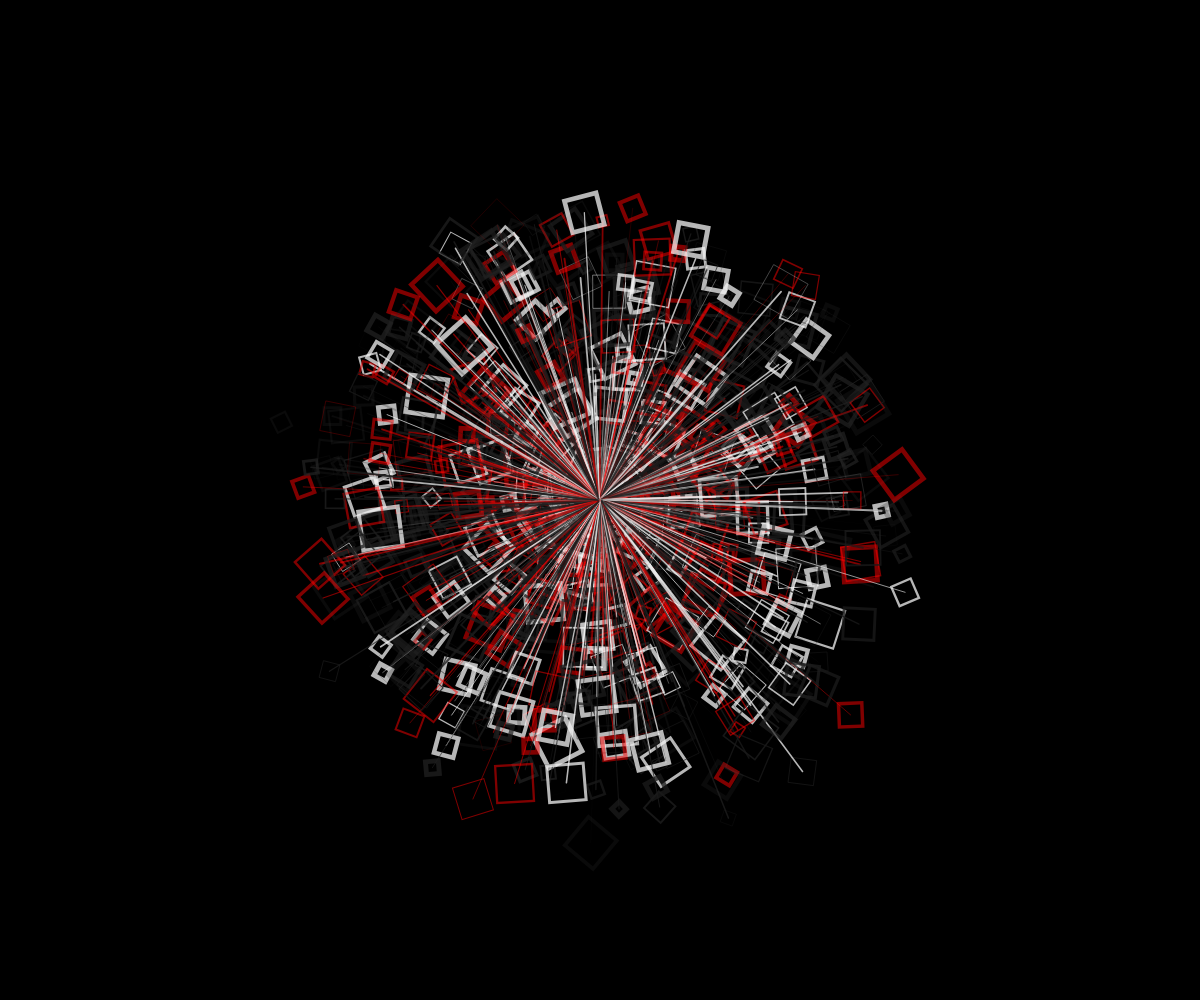
Frame 1 (no input)
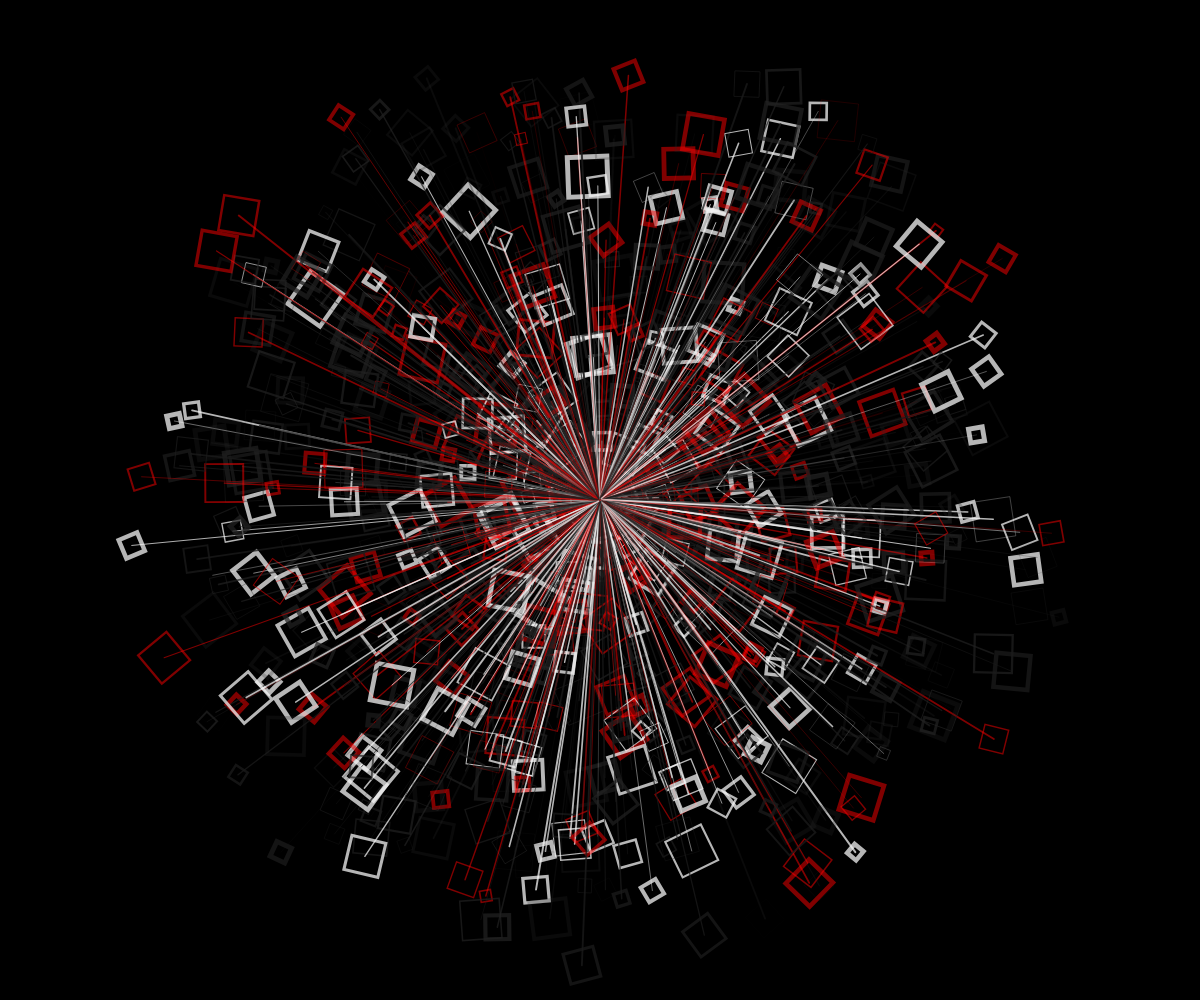
Frame 60 (no input)
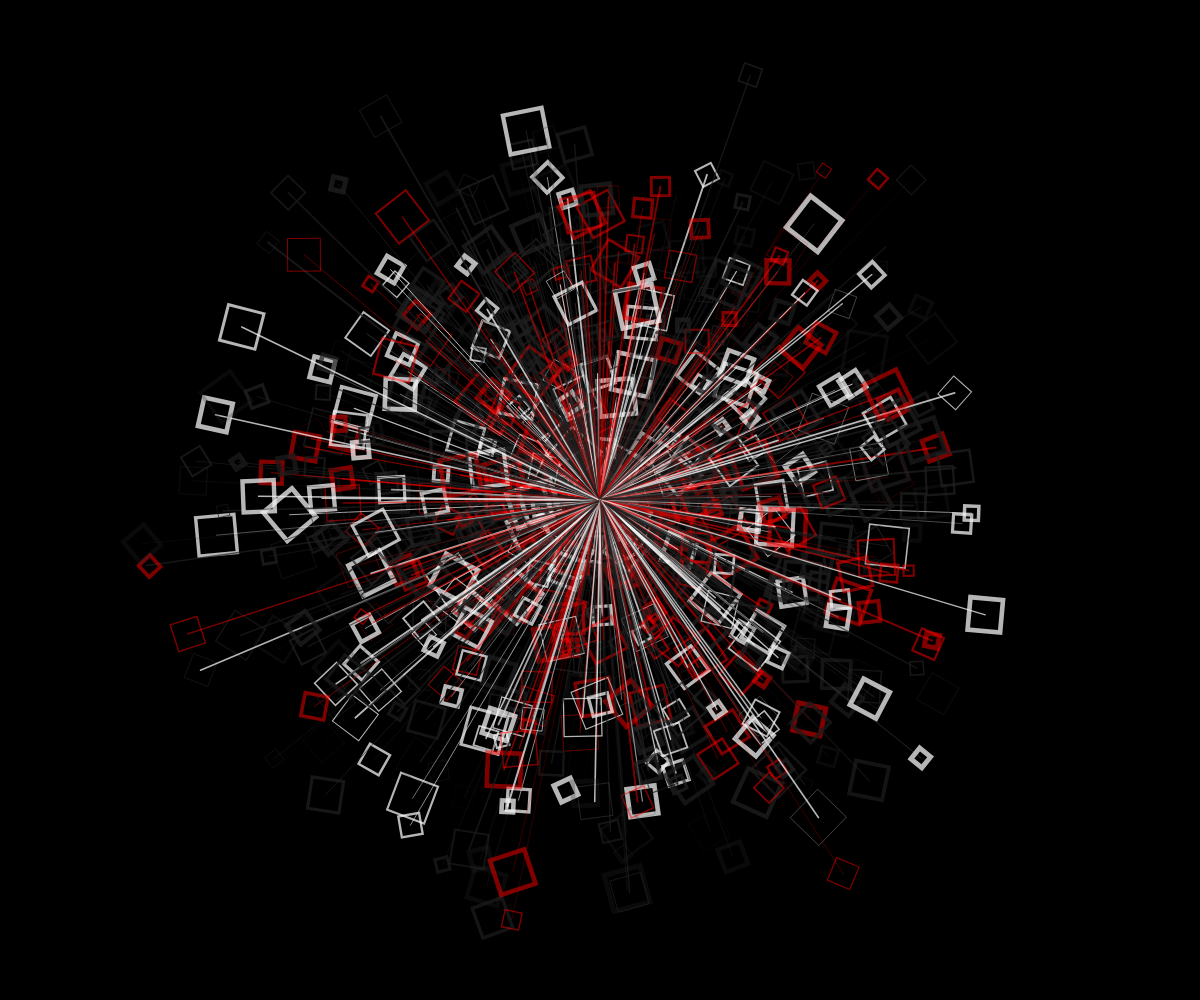
Frame 120 (the mouse pressed at the canvas centre since frame 60)

The p5.js sketch that drew these frames (run headless with seeded random() and noise() and a simulated clock; from frame 60 on, the mouse is pressed at the canvas centre):

// p5.js sketch
// ── sketch.js
let slider;
let phase = 0.5;
let zoff = 2;
let angle =0;
var seed = Math.random() * 500;
let colors = "1b1b1bBF-29292940-f3f3f3BF-222222b3-ff000080".split("-").map((a) => "#" + a);
let colorbg = "fbf8ef".split("-").map((a) => "#" + a);
let colorbg2 = "fbf8ef03".split("-").map((a) => "#" + a);
var color1, color2;
var mySize;

function setup() {

	randomSeed(seed);
  createCanvas(windowWidth, windowHeight);
	mySize = min(windowWidth, windowHeight);
  background(colorbg);
  slider = random(0.5, 2.5);
	color1 = random([colors]);
	color2 = random([colors]);
}

function draw() {
	randomSeed(seed);
  background(0);
  translate(width / 2, height / 2);
  let gap = 0.01;
  for (var i = 1; i < 100; i++) {
    let noiseMax = slider; 
    for (var a = 0; a < random(0,PI); a += 0.05) {
			noFill();
      stroke(random(color1));
      rotate(random(HALF_PI)+angle);
      let xoff = map(cos(a + phase), -1, 2, 0, noiseMax);
      let yoff = map(sin(a + phase / 2), -1, 6, 0, noiseMax);
      let r = map(noise(xoff, yoff, zoff), 0, 1.5,100, mySize*1) * i * gap;
      let x = r * cos(a);
      let y = r * sin(a);
			strokeWeight(random(5));
			rectMode(CENTER);
      rect(x, y,random(10,40));
			strokeWeight(random(2));
			line(2,0,x,y);
    }
     slider += 0.002;
  }

  phase += random(0.01);
  zoff += random(0.001);
	angle +=PI/360/500 ;
}
